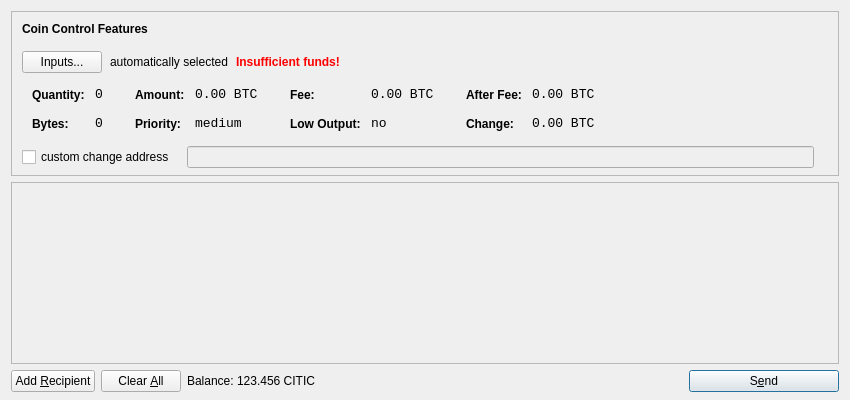
<?xml version="1.0" encoding="UTF-8"?>
<ui version="4.0">
 <class>SendCoinsDialog</class>
 <widget class="QDialog" name="SendCoinsDialog">
  <property name="geometry">
   <rect>
    <x>0</x>
    <y>0</y>
    <width>850</width>
    <height>400</height>
   </rect>
  </property>
  <property name="windowTitle">
   <string>Send Coins</string>
  </property>
  <layout class="QVBoxLayout" name="verticalLayout" stretch="0,1,0">
   <property name="bottomMargin">
    <number>8</number>
   </property>
   <item>
    <widget class="QFrame" name="frameCoinControl">
     <property name="sizePolicy">
      <sizepolicy hsizetype="Expanding" vsizetype="Expanding">
       <horstretch>0</horstretch>
       <verstretch>0</verstretch>
      </sizepolicy>
     </property>
     <property name="maximumSize">
      <size>
       <width>16777215</width>
       <height>16777215</height>
      </size>
     </property>
     <property name="frameShape">
      <enum>QFrame::StyledPanel</enum>
     </property>
     <property name="frameShadow">
      <enum>QFrame::Sunken</enum>
     </property>
     <layout class="QVBoxLayout" name="verticalLayoutCoinControl2">
      <property name="spacing">
       <number>-1</number>
      </property>
      <property name="leftMargin">
       <number>0</number>
      </property>
      <property name="topMargin">
       <number>0</number>
      </property>
      <property name="rightMargin">
       <number>0</number>
      </property>
      <property name="bottomMargin">
       <number>6</number>
      </property>
      <item>
       <layout class="QVBoxLayout" name="verticalLayoutCoinControl" stretch="0,0,0,0,1">
        <property name="spacing">
         <number>0</number>
        </property>
        <property name="leftMargin">
         <number>10</number>
        </property>
        <property name="topMargin">
         <number>10</number>
        </property>
        <item>
         <layout class="QHBoxLayout" name="horizontalLayoutCoinControl1">
          <property name="bottomMargin">
           <number>15</number>
          </property>
          <item>
           <widget class="QLabel" name="labelCoinControlFeatures">
            <property name="sizePolicy">
             <sizepolicy hsizetype="Preferred" vsizetype="Maximum">
              <horstretch>0</horstretch>
              <verstretch>0</verstretch>
             </sizepolicy>
            </property>
            <property name="font">
             <font>
              <weight>75</weight>
              <bold>true</bold>
             </font>
            </property>
            <property name="styleSheet">
             <string notr="true">font-weight:bold;</string>
            </property>
            <property name="text">
             <string>Coin Control Features</string>
            </property>
           </widget>
          </item>
         </layout>
        </item>
        <item>
         <layout class="QHBoxLayout" name="horizontalLayoutCoinControl2" stretch="0,0,0,0">
          <property name="spacing">
           <number>8</number>
          </property>
          <property name="bottomMargin">
           <number>10</number>
          </property>
          <item>
           <widget class="QPushButton" name="pushButtonCoinControl">
            <property name="styleSheet">
             <string notr="true"/>
            </property>
            <property name="text">
             <string>Inputs...</string>
            </property>
           </widget>
          </item>
          <item>
           <widget class="QLabel" name="labelCoinControlAutomaticallySelected">
            <property name="text">
             <string>automatically selected</string>
            </property>
            <property name="margin">
             <number>5</number>
            </property>
           </widget>
          </item>
          <item>
           <widget class="QLabel" name="labelCoinControlInsuffFunds">
            <property name="font">
             <font>
              <weight>75</weight>
              <bold>true</bold>
             </font>
            </property>
            <property name="styleSheet">
             <string notr="true">color:red;font-weight:bold;</string>
            </property>
            <property name="text">
             <string>Insufficient funds!</string>
            </property>
            <property name="margin">
             <number>5</number>
            </property>
           </widget>
          </item>
          <item>
           <spacer name="horizontalSpacerCoinControl">
            <property name="orientation">
             <enum>Qt::Horizontal</enum>
            </property>
            <property name="sizeHint" stdset="0">
             <size>
              <width>40</width>
              <height>1</height>
             </size>
            </property>
           </spacer>
          </item>
         </layout>
        </item>
        <item>
         <widget class="QWidget" name="widgetCoinControl" native="true">
          <property name="sizePolicy">
           <sizepolicy hsizetype="Preferred" vsizetype="Preferred">
            <horstretch>0</horstretch>
            <verstretch>0</verstretch>
           </sizepolicy>
          </property>
          <property name="minimumSize">
           <size>
            <width>0</width>
            <height>0</height>
           </size>
          </property>
          <property name="styleSheet">
           <string notr="true"/>
          </property>
          <layout class="QHBoxLayout" name="horizontalLayoutCoinControl5">
           <property name="margin">
            <number>0</number>
           </property>
           <item>
            <layout class="QHBoxLayout" name="horizontalLayoutCoinControl3" stretch="0,0,0,1">
             <property name="spacing">
              <number>20</number>
             </property>
             <property name="topMargin">
              <number>0</number>
             </property>
             <property name="bottomMargin">
              <number>10</number>
             </property>
             <item>
              <layout class="QFormLayout" name="formLayoutCoinControl1">
               <property name="horizontalSpacing">
                <number>10</number>
               </property>
               <property name="verticalSpacing">
                <number>14</number>
               </property>
               <property name="leftMargin">
                <number>10</number>
               </property>
               <property name="topMargin">
                <number>4</number>
               </property>
               <property name="rightMargin">
                <number>6</number>
               </property>
               <item row="0" column="0">
                <widget class="QLabel" name="labelCoinControlQuantityText">
                 <property name="styleSheet">
                  <string notr="true">font-weight:bold;</string>
                 </property>
                 <property name="text">
                  <string>Quantity:</string>
                 </property>
                 <property name="margin">
                  <number>0</number>
                 </property>
                </widget>
               </item>
               <item row="0" column="1">
                <widget class="QLabel" name="labelCoinControlQuantity">
                 <property name="font">
                  <font>
                   <family>Monospace</family>
                   <pointsize>10</pointsize>
                  </font>
                 </property>
                 <property name="cursor">
                  <cursorShape>IBeamCursor</cursorShape>
                 </property>
                 <property name="contextMenuPolicy">
                  <enum>Qt::ActionsContextMenu</enum>
                 </property>
                 <property name="text">
                  <string notr="true">0</string>
                 </property>
                 <property name="margin">
                  <number>0</number>
                 </property>
                 <property name="textInteractionFlags">
                  <set>Qt::LinksAccessibleByMouse|Qt::TextSelectableByKeyboard|Qt::TextSelectableByMouse</set>
                 </property>
                </widget>
               </item>
               <item row="1" column="0">
                <widget class="QLabel" name="labelCoinControlBytesText">
                 <property name="styleSheet">
                  <string notr="true">font-weight:bold;</string>
                 </property>
                 <property name="text">
                  <string>Bytes:</string>
                 </property>
                </widget>
               </item>
               <item row="1" column="1">
                <widget class="QLabel" name="labelCoinControlBytes">
                 <property name="font">
                  <font>
                   <family>Monospace</family>
                   <pointsize>10</pointsize>
                  </font>
                 </property>
                 <property name="cursor">
                  <cursorShape>IBeamCursor</cursorShape>
                 </property>
                 <property name="contextMenuPolicy">
                  <enum>Qt::ActionsContextMenu</enum>
                 </property>
                 <property name="text">
                  <string notr="true">0</string>
                 </property>
                 <property name="textInteractionFlags">
                  <set>Qt::LinksAccessibleByMouse|Qt::TextSelectableByKeyboard|Qt::TextSelectableByMouse</set>
                 </property>
                </widget>
               </item>
              </layout>
             </item>
             <item>
              <layout class="QFormLayout" name="formLayoutCoinControl2">
               <property name="horizontalSpacing">
                <number>10</number>
               </property>
               <property name="verticalSpacing">
                <number>14</number>
               </property>
               <property name="leftMargin">
                <number>6</number>
               </property>
               <property name="topMargin">
                <number>4</number>
               </property>
               <property name="rightMargin">
                <number>6</number>
               </property>
               <item row="0" column="0">
                <widget class="QLabel" name="labelCoinControlAmountText">
                 <property name="styleSheet">
                  <string notr="true">font-weight:bold;</string>
                 </property>
                 <property name="text">
                  <string>Amount:</string>
                 </property>
                 <property name="margin">
                  <number>0</number>
                 </property>
                </widget>
               </item>
               <item row="0" column="1">
                <widget class="QLabel" name="labelCoinControlAmount">
                 <property name="font">
                  <font>
                   <family>Monospace</family>
                   <pointsize>10</pointsize>
                  </font>
                 </property>
                 <property name="cursor">
                  <cursorShape>IBeamCursor</cursorShape>
                 </property>
                 <property name="contextMenuPolicy">
                  <enum>Qt::ActionsContextMenu</enum>
                 </property>
                 <property name="text">
                  <string notr="true">0.00 BTC</string>
                 </property>
                 <property name="textInteractionFlags">
                  <set>Qt::LinksAccessibleByMouse|Qt::TextSelectableByKeyboard|Qt::TextSelectableByMouse</set>
                 </property>
                </widget>
               </item>
               <item row="1" column="0">
                <widget class="QLabel" name="labelCoinControlPriorityText">
                 <property name="styleSheet">
                  <string notr="true">font-weight:bold;</string>
                 </property>
                 <property name="text">
                  <string>Priority:</string>
                 </property>
                </widget>
               </item>
               <item row="1" column="1">
                <widget class="QLabel" name="labelCoinControlPriority">
                 <property name="font">
                  <font>
                   <family>Monospace</family>
                   <pointsize>10</pointsize>
                  </font>
                 </property>
                 <property name="cursor">
                  <cursorShape>IBeamCursor</cursorShape>
                 </property>
                 <property name="contextMenuPolicy">
                  <enum>Qt::ActionsContextMenu</enum>
                 </property>
                 <property name="text">
                  <string>medium</string>
                 </property>
                 <property name="textInteractionFlags">
                  <set>Qt::LinksAccessibleByMouse|Qt::TextSelectableByKeyboard|Qt::TextSelectableByMouse</set>
                 </property>
                </widget>
               </item>
              </layout>
             </item>
             <item>
              <layout class="QFormLayout" name="formLayoutCoinControl3">
               <property name="horizontalSpacing">
                <number>10</number>
               </property>
               <property name="verticalSpacing">
                <number>14</number>
               </property>
               <property name="leftMargin">
                <number>6</number>
               </property>
               <property name="topMargin">
                <number>4</number>
               </property>
               <property name="rightMargin">
                <number>6</number>
               </property>
               <item row="0" column="0">
                <widget class="QLabel" name="labelCoinControlFeeText">
                 <property name="styleSheet">
                  <string notr="true">font-weight:bold;</string>
                 </property>
                 <property name="text">
                  <string>Fee:</string>
                 </property>
                 <property name="margin">
                  <number>0</number>
                 </property>
                </widget>
               </item>
               <item row="0" column="1">
                <widget class="QLabel" name="labelCoinControlFee">
                 <property name="font">
                  <font>
                   <family>Monospace</family>
                   <pointsize>10</pointsize>
                  </font>
                 </property>
                 <property name="cursor">
                  <cursorShape>IBeamCursor</cursorShape>
                 </property>
                 <property name="contextMenuPolicy">
                  <enum>Qt::ActionsContextMenu</enum>
                 </property>
                 <property name="text">
                  <string notr="true">0.00 BTC</string>
                 </property>
                 <property name="textInteractionFlags">
                  <set>Qt::LinksAccessibleByMouse|Qt::TextSelectableByKeyboard|Qt::TextSelectableByMouse</set>
                 </property>
                </widget>
               </item>
               <item row="1" column="0">
                <widget class="QLabel" name="labelCoinControlLowOutputText">
                 <property name="styleSheet">
                  <string notr="true">font-weight:bold;</string>
                 </property>
                 <property name="text">
                  <string>Low Output:</string>
                 </property>
                </widget>
               </item>
               <item row="1" column="1">
                <widget class="QLabel" name="labelCoinControlLowOutput">
                 <property name="font">
                  <font>
                   <family>Monospace</family>
                   <pointsize>10</pointsize>
                  </font>
                 </property>
                 <property name="cursor">
                  <cursorShape>IBeamCursor</cursorShape>
                 </property>
                 <property name="contextMenuPolicy">
                  <enum>Qt::ActionsContextMenu</enum>
                 </property>
                 <property name="text">
                  <string>no</string>
                 </property>
                 <property name="textInteractionFlags">
                  <set>Qt::LinksAccessibleByMouse|Qt::TextSelectableByKeyboard|Qt::TextSelectableByMouse</set>
                 </property>
                </widget>
               </item>
              </layout>
             </item>
             <item>
              <layout class="QFormLayout" name="formLayoutCoinControl4">
               <property name="horizontalSpacing">
                <number>10</number>
               </property>
               <property name="verticalSpacing">
                <number>14</number>
               </property>
               <property name="leftMargin">
                <number>6</number>
               </property>
               <property name="topMargin">
                <number>4</number>
               </property>
               <property name="rightMargin">
                <number>6</number>
               </property>
               <item row="0" column="0">
                <widget class="QLabel" name="labelCoinControlAfterFeeText">
                 <property name="styleSheet">
                  <string notr="true">font-weight:bold;</string>
                 </property>
                 <property name="text">
                  <string>After Fee:</string>
                 </property>
                 <property name="margin">
                  <number>0</number>
                 </property>
                </widget>
               </item>
               <item row="0" column="1">
                <widget class="QLabel" name="labelCoinControlAfterFee">
                 <property name="font">
                  <font>
                   <family>Monospace</family>
                   <pointsize>10</pointsize>
                  </font>
                 </property>
                 <property name="cursor">
                  <cursorShape>IBeamCursor</cursorShape>
                 </property>
                 <property name="contextMenuPolicy">
                  <enum>Qt::ActionsContextMenu</enum>
                 </property>
                 <property name="text">
                  <string notr="true">0.00 BTC</string>
                 </property>
                 <property name="textInteractionFlags">
                  <set>Qt::LinksAccessibleByMouse|Qt::TextSelectableByKeyboard|Qt::TextSelectableByMouse</set>
                 </property>
                </widget>
               </item>
               <item row="1" column="0">
                <widget class="QLabel" name="labelCoinControlChangeText">
                 <property name="styleSheet">
                  <string notr="true">font-weight:bold;</string>
                 </property>
                 <property name="text">
                  <string>Change:</string>
                 </property>
                </widget>
               </item>
               <item row="1" column="1">
                <widget class="QLabel" name="labelCoinControlChange">
                 <property name="font">
                  <font>
                   <family>Monospace</family>
                   <pointsize>10</pointsize>
                  </font>
                 </property>
                 <property name="cursor">
                  <cursorShape>IBeamCursor</cursorShape>
                 </property>
                 <property name="contextMenuPolicy">
                  <enum>Qt::ActionsContextMenu</enum>
                 </property>
                 <property name="text">
                  <string notr="true">0.00 BTC</string>
                 </property>
                 <property name="textInteractionFlags">
                  <set>Qt::LinksAccessibleByMouse|Qt::TextSelectableByKeyboard|Qt::TextSelectableByMouse</set>
                 </property>
                </widget>
               </item>
              </layout>
             </item>
            </layout>
           </item>
          </layout>
         </widget>
        </item>
        <item>
         <layout class="QHBoxLayout" name="horizontalLayoutCoinControl4" stretch="0,0,0">
          <property name="spacing">
           <number>12</number>
          </property>
          <property name="sizeConstraint">
           <enum>QLayout::SetDefaultConstraint</enum>
          </property>
          <property name="topMargin">
           <number>5</number>
          </property>
          <property name="rightMargin">
           <number>5</number>
          </property>
          <item>
           <widget class="QCheckBox" name="checkBoxCoinControlChange">
            <property name="text">
             <string>custom change address</string>
            </property>
           </widget>
          </item>
          <item>
           <widget class="QLineEdit" name="lineEditCoinControlChange">
            <property name="enabled">
             <bool>false</bool>
            </property>
            <property name="sizePolicy">
             <sizepolicy hsizetype="Expanding" vsizetype="Fixed">
              <horstretch>0</horstretch>
              <verstretch>0</verstretch>
             </sizepolicy>
            </property>
           </widget>
          </item>
          <item>
           <widget class="QLabel" name="labelCoinControlChangeLabel">
            <property name="sizePolicy">
             <sizepolicy hsizetype="Preferred" vsizetype="Expanding">
              <horstretch>0</horstretch>
              <verstretch>0</verstretch>
             </sizepolicy>
            </property>
            <property name="minimumSize">
             <size>
              <width>0</width>
              <height>0</height>
             </size>
            </property>
            <property name="text">
             <string/>
            </property>
            <property name="margin">
             <number>3</number>
            </property>
           </widget>
          </item>
         </layout>
        </item>
        <item>
         <spacer name="verticalSpacerCoinControl">
          <property name="orientation">
           <enum>Qt::Vertical</enum>
          </property>
          <property name="sizeHint" stdset="0">
           <size>
            <width>800</width>
            <height>1</height>
           </size>
          </property>
         </spacer>
        </item>
       </layout>
      </item>
     </layout>
    </widget>
   </item>
   <item>
    <widget class="QScrollArea" name="scrollArea">
     <property name="widgetResizable">
      <bool>true</bool>
     </property>
     <widget class="QWidget" name="scrollAreaWidgetContents">
      <property name="geometry">
       <rect>
        <x>0</x>
        <y>0</y>
        <width>830</width>
        <height>165</height>
       </rect>
      </property>
      <layout class="QVBoxLayout" name="verticalLayout_2">
       <property name="margin">
        <number>0</number>
       </property>
       <item>
        <layout class="QVBoxLayout" name="entries">
         <property name="spacing">
          <number>6</number>
         </property>
        </layout>
       </item>
       <item>
        <spacer name="verticalSpacer">
         <property name="orientation">
          <enum>Qt::Vertical</enum>
         </property>
         <property name="sizeHint" stdset="0">
          <size>
           <width>20</width>
           <height>40</height>
          </size>
         </property>
        </spacer>
       </item>
      </layout>
     </widget>
    </widget>
   </item>
   <item>
    <layout class="QHBoxLayout" name="horizontalLayout">
     <item>
      <widget class="QPushButton" name="addButton">
       <property name="toolTip">
        <string>Send to multiple recipients at once</string>
       </property>
       <property name="text">
        <string>Add &amp;Recipient</string>
       </property>
       <property name="icon">
        <iconset resource="../bitcoin.qrc">
         <normaloff>:/icons/add</normaloff>:/icons/add</iconset>
       </property>
       <property name="autoDefault">
        <bool>false</bool>
       </property>
      </widget>
     </item>
     <item>
      <widget class="QPushButton" name="clearButton">
       <property name="sizePolicy">
        <sizepolicy hsizetype="Minimum" vsizetype="Fixed">
         <horstretch>0</horstretch>
         <verstretch>0</verstretch>
        </sizepolicy>
       </property>
       <property name="toolTip">
        <string>Remove all transaction fields</string>
       </property>
       <property name="text">
        <string>Clear &amp;All</string>
       </property>
       <property name="icon">
        <iconset resource="../bitcoin.qrc">
         <normaloff>:/icons/remove</normaloff>:/icons/remove</iconset>
       </property>
       <property name="autoRepeatDelay">
        <number>300</number>
       </property>
       <property name="autoDefault">
        <bool>false</bool>
       </property>
      </widget>
     </item>
     <item>
      <layout class="QHBoxLayout" name="horizontalLayout_2">
       <property name="spacing">
        <number>3</number>
       </property>
       <item>
        <widget class="QLabel" name="label">
         <property name="text">
          <string>Balance:</string>
         </property>
        </widget>
       </item>
       <item>
        <widget class="QLabel" name="labelBalance">
         <property name="cursor">
          <cursorShape>IBeamCursor</cursorShape>
         </property>
         <property name="text">
          <string>123.456 CITIC</string>
         </property>
         <property name="textInteractionFlags">
          <set>Qt::LinksAccessibleByMouse|Qt::TextSelectableByKeyboard|Qt::TextSelectableByMouse</set>
         </property>
        </widget>
       </item>
      </layout>
     </item>
     <item>
      <spacer name="horizontalSpacer">
       <property name="orientation">
        <enum>Qt::Horizontal</enum>
       </property>
       <property name="sizeHint" stdset="0">
        <size>
         <width>40</width>
         <height>20</height>
        </size>
       </property>
      </spacer>
     </item>
     <item>
      <widget class="QPushButton" name="sendButton">
       <property name="minimumSize">
        <size>
         <width>150</width>
         <height>0</height>
        </size>
       </property>
       <property name="toolTip">
        <string>Confirm the send action</string>
       </property>
       <property name="text">
        <string>S&amp;end</string>
       </property>
       <property name="icon">
        <iconset resource="../bitcoin.qrc">
         <normaloff>:/icons/send</normaloff>:/icons/send</iconset>
       </property>
       <property name="default">
        <bool>true</bool>
       </property>
      </widget>
     </item>
    </layout>
   </item>
  </layout>
 </widget>
 <resources>
  <include location="../bitcoin.qrc"/>
 </resources>
 <connections/>
</ui>
